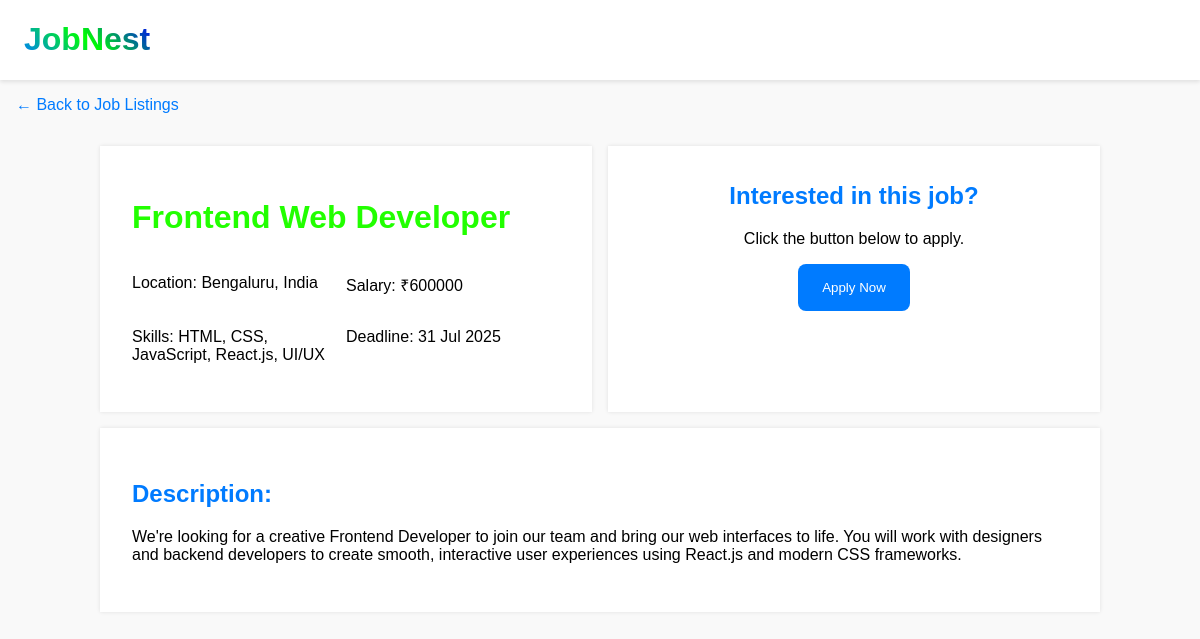
Screenshot of /job_detail.php?id=8 with the database file from the repository.
### tables this page shows
CREATE TABLE `jobs` (
  `id` int(11) NOT NULL,
  `title` varchar(255) DEFAULT NULL,
  `description` text DEFAULT NULL,
  `location` varchar(100) DEFAULT NULL,
  `skills` text DEFAULT NULL,
  `salary_min` int(11) DEFAULT NULL,
  `deadline` date DEFAULT NULL,
  `status` enum('Open','Closed') DEFAULT 'Open',
  `created_at` timestamp NOT NULL DEFAULT current_timestamp()
);

### job_detail.php (the view, shortened to what this page needs)
<?php
require './includes/db.php';
$job_id = (int)$_GET['id'];
$stmt = $conn->prepare("SELECT * FROM jobs WHERE id = ? AND status = 'Open'");
$stmt->bind_param("i", $job_id);
$stmt->execute();
$result = $stmt->get_result();
$job = $result->fetch_assoc();
?>
<!DOCTYPE html>
<html>
<head>
    <link rel="stylesheet" href="./assets/styles.css">
</head>
<body>
    <div class="header">
        <?php include './includes/logo.php'; ?>
    </div>
    <a href="index.php" class="return-link">← Back to Job Listings</a>
    <div class="container">
        <div class="details" id="job-details">
            <h1><?= htmlspecialchars($job['title']) ?></h1>
            <div class="details-list">
                <p>Location: <?= htmlspecialchars($job['location']) ?></p>
                <p>Salary: ₹<?= htmlspecialchars($job['salary_min']) ?></p>
                <p>Skills: <?= htmlspecialchars($job['skills']) ?></p>
                <p>Deadline: <?= date("d M Y", strtotime($job['deadline'])) ?></p>
            </div>
        </div>
        <div class="apply" id="apply-section">
            <h2>Interested in this job?</h2>
            <p>Click the button below to apply.</p>
            <a href="../applications/apply.php?id=<?= $job['id'] ?>">
                <button>Apply Now</button>
            </a>
        </div>
        <div class="description" id="job-description">
            <h2>Description:</h2>
            <p><?= nl2br(htmlspecialchars($job['description'])) ?></p>
        </div>
    </div>
</body>
</html>

### assets/styles.css (style rules this page uses)
body { width: 100%; height: 100vh; margin: 0; padding: 0; box-sizing: border-box; background-color: #f9f9f9; font-family: sans-serif; }
a { text-decoration: none; color: #007bff; }
.return-link { display: block; margin: 1rem; color: #007bff; }
.container { max-width: 1000px; margin: 2rem auto; display: grid; grid-template-columns: repeat(2, minmax(300px, 1fr)); grid-template-areas: "details apply" "description description"; gap: 1rem; }
#job-details { grid-area: details; }
#apply-section { grid-area: apply; }
.details-list { display: grid; grid-template-columns: repeat(2, minmax(200px, 1fr)); }

### rows the page displays
jobs: title "Frontend Web Developer", location "Bengaluru, India", salary_min "600000", skills "HTML, CSS, JavaScript, React.js, UI/UX", deadline "31 Jul 2025", description "We're looking for a creative Frontend Developer to join our team and bring our web interfaces to life. You will work with designers and backend developers to create smooth, interactive user experiences using React.js and modern CSS frameworks."
